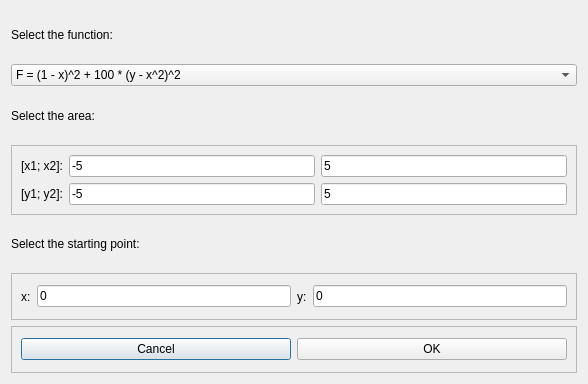
<?xml version="1.0" encoding="UTF-8"?>
<ui version="4.0">
 <class>Select_function</class>
 <widget class="QDialog" name="Select_function">
  <property name="geometry">
   <rect>
    <x>0</x>
    <y>0</y>
    <width>588</width>
    <height>384</height>
   </rect>
  </property>
  <property name="sizePolicy">
   <sizepolicy hsizetype="Preferred" vsizetype="Preferred">
    <horstretch>0</horstretch>
    <verstretch>0</verstretch>
   </sizepolicy>
  </property>
  <property name="minimumSize">
   <size>
    <width>588</width>
    <height>384</height>
   </size>
  </property>
  <property name="maximumSize">
   <size>
    <width>588</width>
    <height>384</height>
   </size>
  </property>
  <property name="windowTitle">
   <string>Dialog</string>
  </property>
  <layout class="QVBoxLayout" name="verticalLayout">
   <item>
    <widget class="QLabel" name="label">
     <property name="text">
      <string>Select the function:</string>
     </property>
    </widget>
   </item>
   <item>
    <widget class="QComboBox" name="comboBox">
     <item>
      <property name="text">
       <string>F = (1 - x)^2 + 100 * (y - x^2)^2</string>
      </property>
     </item>
     <item>
      <property name="text">
       <string>F = x^2 * y^2 + (y + 1)^2</string>
      </property>
     </item>
     <item>
      <property name="text">
       <string>F = (1.5 - x + x * y)^2 + (2.25 - x + x * y^2)^2 + (2.625 - x + x * y^3)^2</string>
      </property>
     </item>
    </widget>
   </item>
   <item>
    <widget class="QLabel" name="label_2">
     <property name="text">
      <string>Select the area:</string>
     </property>
    </widget>
   </item>
   <item>
    <widget class="QFrame" name="frame_2">
     <property name="frameShape">
      <enum>QFrame::StyledPanel</enum>
     </property>
     <property name="frameShadow">
      <enum>QFrame::Raised</enum>
     </property>
     <layout class="QGridLayout" name="gridLayout">
      <item row="0" column="1">
       <widget class="QLineEdit" name="lineEdit_x1">
        <property name="text">
         <string>-5</string>
        </property>
       </widget>
      </item>
      <item row="0" column="2">
       <widget class="QLineEdit" name="lineEdit_x2">
        <property name="text">
         <string>5</string>
        </property>
       </widget>
      </item>
      <item row="1" column="1">
       <widget class="QLineEdit" name="lineEdit_y1">
        <property name="text">
         <string>-5</string>
        </property>
       </widget>
      </item>
      <item row="1" column="2">
       <widget class="QLineEdit" name="lineEdit_y2">
        <property name="text">
         <string>5</string>
        </property>
       </widget>
      </item>
      <item row="1" column="0">
       <widget class="QLabel" name="label_4">
        <property name="text">
         <string>[y1; y2]:</string>
        </property>
       </widget>
      </item>
      <item row="0" column="0">
       <widget class="QLabel" name="label_3">
        <property name="text">
         <string>[x1; x2]:</string>
        </property>
       </widget>
      </item>
     </layout>
    </widget>
   </item>
   <item>
    <widget class="QLabel" name="label_5">
     <property name="text">
      <string>Select the starting point:</string>
     </property>
    </widget>
   </item>
   <item>
    <widget class="QFrame" name="frame_4">
     <property name="frameShape">
      <enum>QFrame::StyledPanel</enum>
     </property>
     <property name="frameShadow">
      <enum>QFrame::Raised</enum>
     </property>
     <layout class="QHBoxLayout" name="horizontalLayout_2">
      <item>
       <widget class="QLabel" name="label_6">
        <property name="text">
         <string>x:</string>
        </property>
       </widget>
      </item>
      <item>
       <widget class="QLineEdit" name="lineEdit_x">
        <property name="text">
         <string>0</string>
        </property>
       </widget>
      </item>
      <item>
       <widget class="QLabel" name="label_8">
        <property name="text">
         <string>y:</string>
        </property>
       </widget>
      </item>
      <item>
       <widget class="QLineEdit" name="lineEdit_y">
        <property name="text">
         <string>0</string>
        </property>
       </widget>
      </item>
     </layout>
    </widget>
   </item>
   <item>
    <widget class="QFrame" name="frame_3">
     <property name="frameShape">
      <enum>QFrame::StyledPanel</enum>
     </property>
     <property name="frameShadow">
      <enum>QFrame::Raised</enum>
     </property>
     <layout class="QHBoxLayout" name="horizontalLayout">
      <item>
       <widget class="QPushButton" name="pushButton_Cancel">
        <property name="text">
         <string>Cancel</string>
        </property>
       </widget>
      </item>
      <item>
       <widget class="QPushButton" name="pushButton_OK">
        <property name="text">
         <string>OK</string>
        </property>
       </widget>
      </item>
     </layout>
    </widget>
   </item>
  </layout>
 </widget>
 <resources/>
 <connections/>
</ui>
